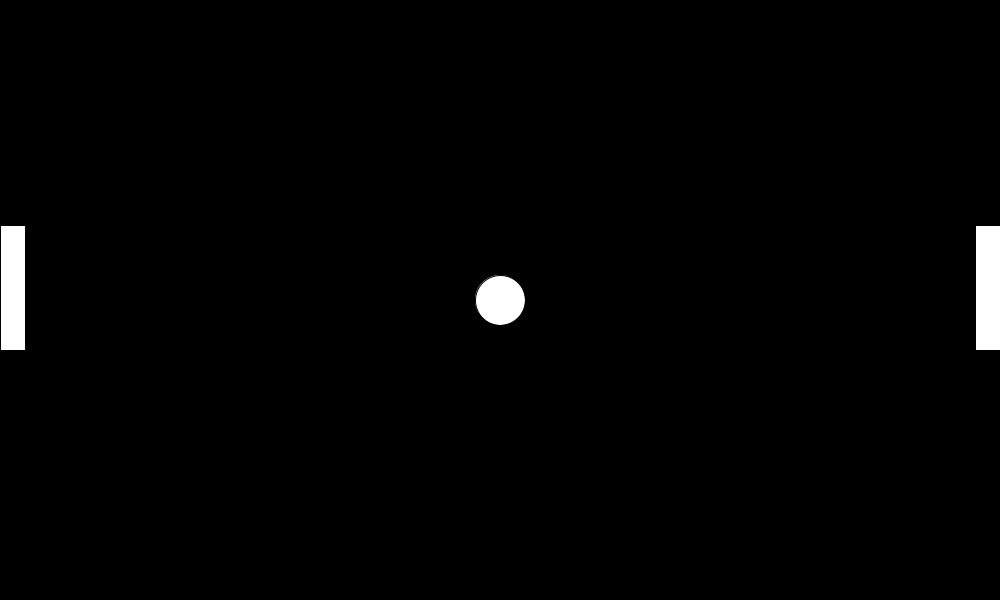
Frame 1 (no input)
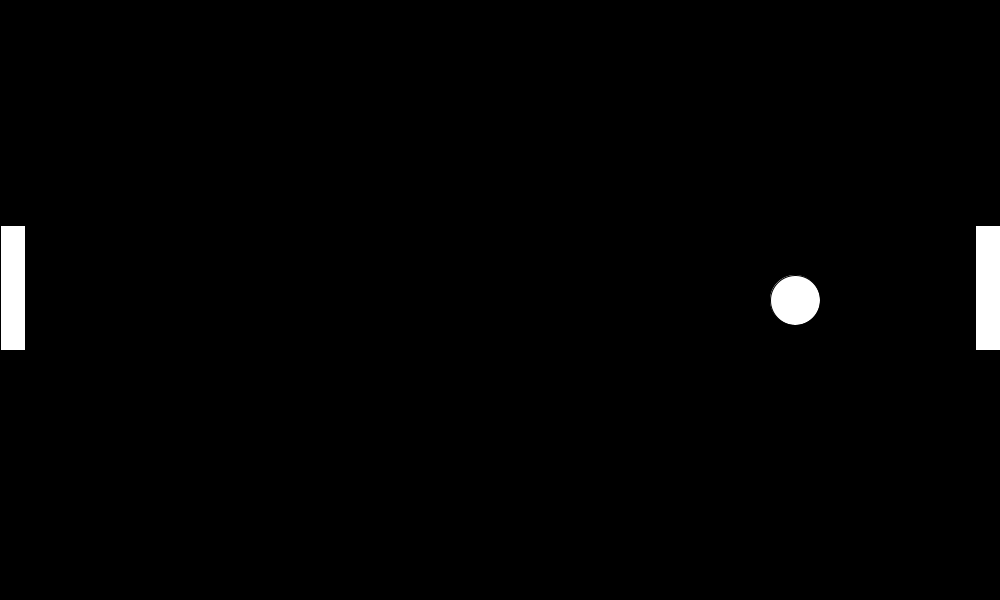
Frame 60 (the mouse pressed at the canvas centre just before this capture)
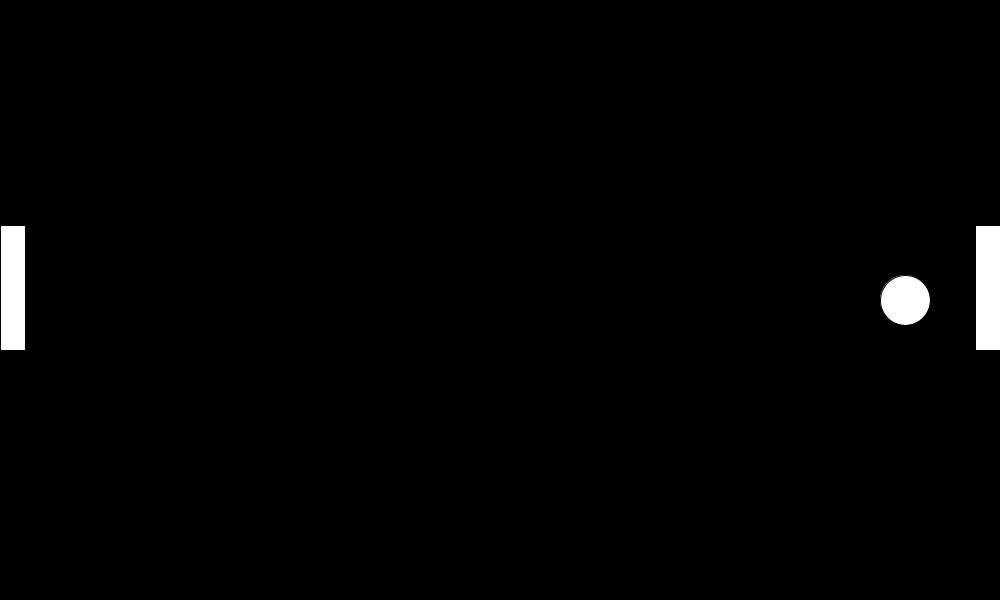
Frame 120 (the mouse held since frame 60 and released just before this capture)

The Processing sketch that drew these frames (run headless with seeded random() and noise(); from frame 60 on, the mouse is pressed at the canvas centre):

// Processing sketch: PING_PONG
// ── PING_PONG.pde
int player1 = 225;
int player2 = 225;
int ball = 500;
int ballsp = 5;

void setup(){
  size(1000,600);
}

void draw(){
  background(0);
  
  rect(0,player1,25,125);
  rect(975,player2,25,125);
  ellipse(ball,height/2,50,50);
  ball = ball + ballsp;
  
  if(keyCode == 87){
    player1 -= 10;
  }
    if( keyCode == 83){
    player1 += 10;
  }
    if(keyCode == 38){
    player2 -= 10;
  }
    if( keyCode == 40){
    player2 += 10;
  }
  if(ball >= width || ball <= 0){
    ballsp = ballsp * -1;
    
  }

  
}
